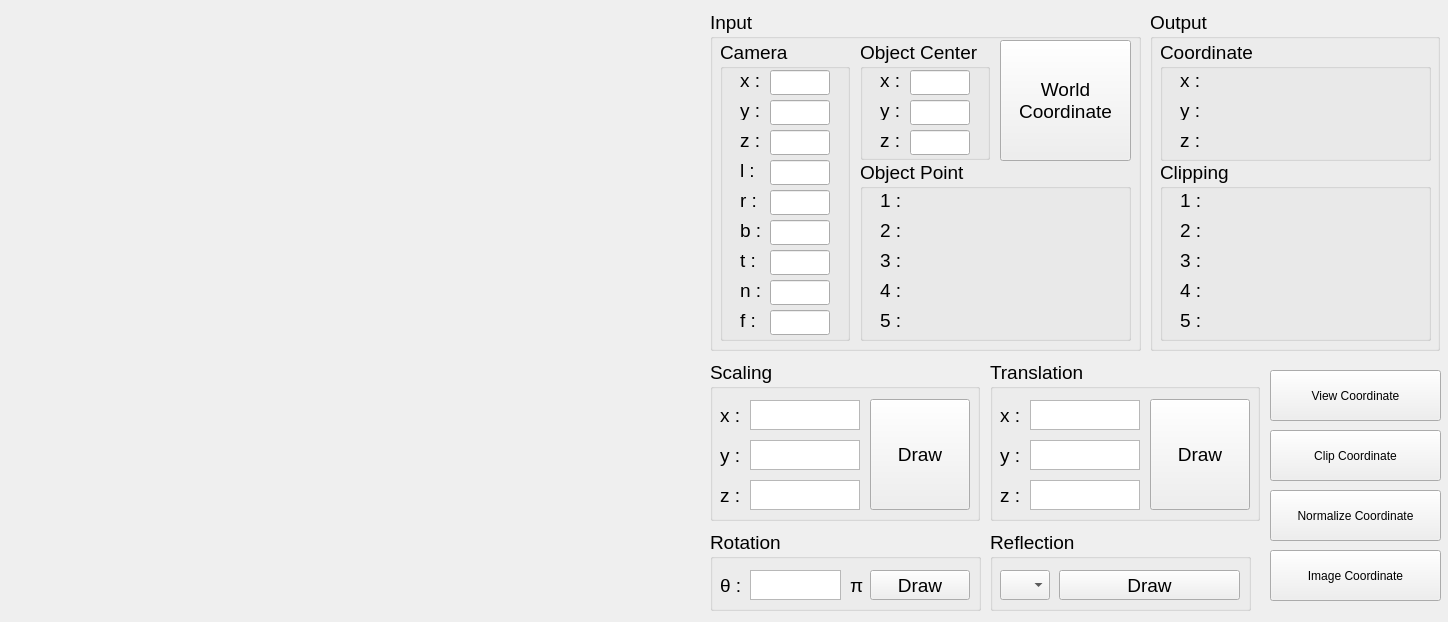
<?xml version="1.0" encoding="UTF-8"?>
<ui version="4.0">
 <class>MainWindow</class>
 <widget class="QMainWindow" name="MainWindow">
  <property name="geometry">
   <rect>
    <x>0</x>
    <y>0</y>
    <width>1448</width>
    <height>622</height>
   </rect>
  </property>
  <property name="windowTitle">
   <string>MainWindow</string>
  </property>
  <widget class="QWidget" name="centralwidget">
   <widget class="QLabel" name="draw_area">
    <property name="geometry">
     <rect>
      <x>50</x>
      <y>10</y>
      <width>640</width>
      <height>600</height>
     </rect>
    </property>
    <property name="text">
     <string/>
    </property>
    <property name="alignment">
     <set>Qt::AlignCenter</set>
    </property>
   </widget>
   <widget class="QGroupBox" name="Input">
    <property name="geometry">
     <rect>
      <x>710</x>
      <y>10</y>
      <width>431</width>
      <height>341</height>
     </rect>
    </property>
    <property name="font">
     <font>
      <pointsize>14</pointsize>
     </font>
    </property>
    <property name="title">
     <string>Input</string>
    </property>
    <widget class="QGroupBox" name="camera">
     <property name="geometry">
      <rect>
       <x>10</x>
       <y>30</y>
       <width>130</width>
       <height>301</height>
      </rect>
     </property>
     <property name="font">
      <font>
       <pointsize>14</pointsize>
      </font>
     </property>
     <property name="title">
      <string>Camera</string>
     </property>
     <widget class="QLabel" name="label">
      <property name="geometry">
       <rect>
        <x>20</x>
        <y>30</y>
        <width>20</width>
        <height>20</height>
       </rect>
      </property>
      <property name="text">
       <string>x : </string>
      </property>
     </widget>
     <widget class="QLabel" name="label_2">
      <property name="geometry">
       <rect>
        <x>20</x>
        <y>60</y>
        <width>20</width>
        <height>20</height>
       </rect>
      </property>
      <property name="text">
       <string>y : </string>
      </property>
     </widget>
     <widget class="QLabel" name="label_3">
      <property name="geometry">
       <rect>
        <x>20</x>
        <y>90</y>
        <width>20</width>
        <height>20</height>
       </rect>
      </property>
      <property name="text">
       <string>z : </string>
      </property>
     </widget>
     <widget class="QLineEdit" name="camera_x">
      <property name="geometry">
       <rect>
        <x>50</x>
        <y>30</y>
        <width>60</width>
        <height>25</height>
       </rect>
      </property>
     </widget>
     <widget class="QLineEdit" name="camera_y">
      <property name="geometry">
       <rect>
        <x>50</x>
        <y>60</y>
        <width>60</width>
        <height>25</height>
       </rect>
      </property>
     </widget>
     <widget class="QLineEdit" name="camera_z">
      <property name="geometry">
       <rect>
        <x>50</x>
        <y>90</y>
        <width>60</width>
        <height>25</height>
       </rect>
      </property>
     </widget>
     <widget class="QLabel" name="label_13">
      <property name="geometry">
       <rect>
        <x>20</x>
        <y>120</y>
        <width>20</width>
        <height>20</height>
       </rect>
      </property>
      <property name="text">
       <string>l : </string>
      </property>
     </widget>
     <widget class="QLineEdit" name="camera_l">
      <property name="geometry">
       <rect>
        <x>50</x>
        <y>120</y>
        <width>60</width>
        <height>25</height>
       </rect>
      </property>
     </widget>
     <widget class="QLabel" name="label_14">
      <property name="geometry">
       <rect>
        <x>20</x>
        <y>150</y>
        <width>20</width>
        <height>20</height>
       </rect>
      </property>
      <property name="text">
       <string>r : </string>
      </property>
     </widget>
     <widget class="QLineEdit" name="camera_r">
      <property name="geometry">
       <rect>
        <x>50</x>
        <y>150</y>
        <width>60</width>
        <height>25</height>
       </rect>
      </property>
     </widget>
     <widget class="QLabel" name="label_15">
      <property name="geometry">
       <rect>
        <x>20</x>
        <y>180</y>
        <width>20</width>
        <height>20</height>
       </rect>
      </property>
      <property name="text">
       <string>b : </string>
      </property>
     </widget>
     <widget class="QLineEdit" name="camera_b">
      <property name="geometry">
       <rect>
        <x>50</x>
        <y>180</y>
        <width>60</width>
        <height>25</height>
       </rect>
      </property>
     </widget>
     <widget class="QLabel" name="label_16">
      <property name="geometry">
       <rect>
        <x>20</x>
        <y>210</y>
        <width>20</width>
        <height>20</height>
       </rect>
      </property>
      <property name="text">
       <string>t : </string>
      </property>
     </widget>
     <widget class="QLineEdit" name="camera_t">
      <property name="geometry">
       <rect>
        <x>50</x>
        <y>210</y>
        <width>60</width>
        <height>25</height>
       </rect>
      </property>
     </widget>
     <widget class="QLineEdit" name="camera_n">
      <property name="geometry">
       <rect>
        <x>50</x>
        <y>240</y>
        <width>60</width>
        <height>25</height>
       </rect>
      </property>
     </widget>
     <widget class="QLabel" name="label_17">
      <property name="geometry">
       <rect>
        <x>20</x>
        <y>240</y>
        <width>20</width>
        <height>20</height>
       </rect>
      </property>
      <property name="text">
       <string>n : </string>
      </property>
     </widget>
     <widget class="QLabel" name="label_18">
      <property name="geometry">
       <rect>
        <x>20</x>
        <y>270</y>
        <width>20</width>
        <height>20</height>
       </rect>
      </property>
      <property name="text">
       <string>f : </string>
      </property>
     </widget>
     <widget class="QLineEdit" name="camera_f">
      <property name="geometry">
       <rect>
        <x>50</x>
        <y>270</y>
        <width>60</width>
        <height>25</height>
       </rect>
      </property>
     </widget>
    </widget>
    <widget class="QGroupBox" name="obj_center">
     <property name="geometry">
      <rect>
       <x>150</x>
       <y>30</y>
       <width>130</width>
       <height>120</height>
      </rect>
     </property>
     <property name="font">
      <font>
       <pointsize>14</pointsize>
      </font>
     </property>
     <property name="title">
      <string>Object Center</string>
     </property>
     <widget class="QLabel" name="label_10">
      <property name="geometry">
       <rect>
        <x>20</x>
        <y>30</y>
        <width>20</width>
        <height>20</height>
       </rect>
      </property>
      <property name="text">
       <string>x : </string>
      </property>
     </widget>
     <widget class="QLabel" name="label_11">
      <property name="geometry">
       <rect>
        <x>20</x>
        <y>60</y>
        <width>20</width>
        <height>20</height>
       </rect>
      </property>
      <property name="text">
       <string>y : </string>
      </property>
     </widget>
     <widget class="QLabel" name="label_12">
      <property name="geometry">
       <rect>
        <x>20</x>
        <y>90</y>
        <width>20</width>
        <height>20</height>
       </rect>
      </property>
      <property name="text">
       <string>z : </string>
      </property>
     </widget>
     <widget class="QLineEdit" name="obj_x">
      <property name="geometry">
       <rect>
        <x>50</x>
        <y>30</y>
        <width>60</width>
        <height>25</height>
       </rect>
      </property>
     </widget>
     <widget class="QLineEdit" name="obj_y">
      <property name="geometry">
       <rect>
        <x>50</x>
        <y>60</y>
        <width>60</width>
        <height>25</height>
       </rect>
      </property>
     </widget>
     <widget class="QLineEdit" name="obj_z">
      <property name="geometry">
       <rect>
        <x>50</x>
        <y>90</y>
        <width>60</width>
        <height>25</height>
       </rect>
      </property>
     </widget>
    </widget>
    <widget class="QGroupBox" name="obj_point">
     <property name="geometry">
      <rect>
       <x>150</x>
       <y>150</y>
       <width>271</width>
       <height>181</height>
      </rect>
     </property>
     <property name="font">
      <font>
       <pointsize>14</pointsize>
      </font>
     </property>
     <property name="title">
      <string>Object Point</string>
     </property>
     <widget class="QLabel" name="label_25">
      <property name="geometry">
       <rect>
        <x>20</x>
        <y>30</y>
        <width>20</width>
        <height>20</height>
       </rect>
      </property>
      <property name="text">
       <string>1 : </string>
      </property>
     </widget>
     <widget class="QLabel" name="label_26">
      <property name="geometry">
       <rect>
        <x>20</x>
        <y>60</y>
        <width>20</width>
        <height>20</height>
       </rect>
      </property>
      <property name="text">
       <string>2 : </string>
      </property>
     </widget>
     <widget class="QLabel" name="label_27">
      <property name="geometry">
       <rect>
        <x>20</x>
        <y>90</y>
        <width>20</width>
        <height>20</height>
       </rect>
      </property>
      <property name="text">
       <string>3 : </string>
      </property>
     </widget>
     <widget class="QLabel" name="label_31">
      <property name="geometry">
       <rect>
        <x>20</x>
        <y>120</y>
        <width>20</width>
        <height>20</height>
       </rect>
      </property>
      <property name="text">
       <string>4 : </string>
      </property>
     </widget>
     <widget class="QLabel" name="label_32">
      <property name="geometry">
       <rect>
        <x>20</x>
        <y>150</y>
        <width>20</width>
        <height>20</height>
       </rect>
      </property>
      <property name="text">
       <string>5 : </string>
      </property>
     </widget>
     <widget class="QLabel" name="obj_1">
      <property name="geometry">
       <rect>
        <x>50</x>
        <y>30</y>
        <width>210</width>
        <height>20</height>
       </rect>
      </property>
      <property name="text">
       <string/>
      </property>
     </widget>
     <widget class="QLabel" name="obj_2">
      <property name="geometry">
       <rect>
        <x>50</x>
        <y>60</y>
        <width>210</width>
        <height>20</height>
       </rect>
      </property>
      <property name="text">
       <string/>
      </property>
     </widget>
     <widget class="QLabel" name="obj_3">
      <property name="geometry">
       <rect>
        <x>50</x>
        <y>90</y>
        <width>210</width>
        <height>20</height>
       </rect>
      </property>
      <property name="text">
       <string/>
      </property>
     </widget>
     <widget class="QLabel" name="obj_4">
      <property name="geometry">
       <rect>
        <x>50</x>
        <y>120</y>
        <width>210</width>
        <height>20</height>
       </rect>
      </property>
      <property name="text">
       <string/>
      </property>
     </widget>
     <widget class="QLabel" name="obj_5">
      <property name="geometry">
       <rect>
        <x>50</x>
        <y>150</y>
        <width>210</width>
        <height>20</height>
       </rect>
      </property>
      <property name="text">
       <string/>
      </property>
     </widget>
    </widget>
    <widget class="QPushButton" name="btn_world">
     <property name="geometry">
      <rect>
       <x>290</x>
       <y>30</y>
       <width>131</width>
       <height>121</height>
      </rect>
     </property>
     <property name="inputMethodHints">
      <set>Qt::ImhNone</set>
     </property>
     <property name="text">
      <string>World
Coordinate</string>
     </property>
    </widget>
   </widget>
   <widget class="QGroupBox" name="Output">
    <property name="geometry">
     <rect>
      <x>1150</x>
      <y>10</y>
      <width>290</width>
      <height>341</height>
     </rect>
    </property>
    <property name="font">
     <font>
      <pointsize>14</pointsize>
     </font>
    </property>
    <property name="title">
     <string>Output</string>
    </property>
    <widget class="QGroupBox" name="Coordinate">
     <property name="geometry">
      <rect>
       <x>10</x>
       <y>30</y>
       <width>271</width>
       <height>121</height>
      </rect>
     </property>
     <property name="font">
      <font>
       <pointsize>14</pointsize>
      </font>
     </property>
     <property name="title">
      <string>Coordinate</string>
     </property>
     <widget class="QLabel" name="label_19">
      <property name="geometry">
       <rect>
        <x>20</x>
        <y>30</y>
        <width>20</width>
        <height>20</height>
       </rect>
      </property>
      <property name="text">
       <string>x : </string>
      </property>
     </widget>
     <widget class="QLabel" name="label_20">
      <property name="geometry">
       <rect>
        <x>20</x>
        <y>60</y>
        <width>20</width>
        <height>20</height>
       </rect>
      </property>
      <property name="text">
       <string>y : </string>
      </property>
     </widget>
     <widget class="QLabel" name="label_21">
      <property name="geometry">
       <rect>
        <x>20</x>
        <y>90</y>
        <width>20</width>
        <height>20</height>
       </rect>
      </property>
      <property name="text">
       <string>z : </string>
      </property>
     </widget>
     <widget class="QLabel" name="new_x">
      <property name="geometry">
       <rect>
        <x>50</x>
        <y>30</y>
        <width>211</width>
        <height>20</height>
       </rect>
      </property>
      <property name="text">
       <string/>
      </property>
     </widget>
     <widget class="QLabel" name="new_y">
      <property name="geometry">
       <rect>
        <x>50</x>
        <y>60</y>
        <width>211</width>
        <height>20</height>
       </rect>
      </property>
      <property name="text">
       <string/>
      </property>
     </widget>
     <widget class="QLabel" name="new_z">
      <property name="geometry">
       <rect>
        <x>50</x>
        <y>90</y>
        <width>211</width>
        <height>20</height>
       </rect>
      </property>
      <property name="text">
       <string/>
      </property>
     </widget>
    </widget>
    <widget class="QGroupBox" name="Clipping">
     <property name="geometry">
      <rect>
       <x>10</x>
       <y>150</y>
       <width>271</width>
       <height>181</height>
      </rect>
     </property>
     <property name="font">
      <font>
       <pointsize>14</pointsize>
      </font>
     </property>
     <property name="title">
      <string>Clipping</string>
     </property>
     <widget class="QLabel" name="label_33">
      <property name="geometry">
       <rect>
        <x>20</x>
        <y>30</y>
        <width>20</width>
        <height>20</height>
       </rect>
      </property>
      <property name="text">
       <string>1 : </string>
      </property>
     </widget>
     <widget class="QLabel" name="label_34">
      <property name="geometry">
       <rect>
        <x>20</x>
        <y>60</y>
        <width>20</width>
        <height>20</height>
       </rect>
      </property>
      <property name="text">
       <string>2 : </string>
      </property>
     </widget>
     <widget class="QLabel" name="label_35">
      <property name="geometry">
       <rect>
        <x>20</x>
        <y>90</y>
        <width>20</width>
        <height>20</height>
       </rect>
      </property>
      <property name="text">
       <string>3 : </string>
      </property>
     </widget>
     <widget class="QLabel" name="label_36">
      <property name="geometry">
       <rect>
        <x>20</x>
        <y>120</y>
        <width>20</width>
        <height>20</height>
       </rect>
      </property>
      <property name="text">
       <string>4 : </string>
      </property>
     </widget>
     <widget class="QLabel" name="label_37">
      <property name="geometry">
       <rect>
        <x>20</x>
        <y>150</y>
        <width>20</width>
        <height>20</height>
       </rect>
      </property>
      <property name="text">
       <string>5 : </string>
      </property>
     </widget>
     <widget class="QLabel" name="Nobj_1">
      <property name="geometry">
       <rect>
        <x>50</x>
        <y>30</y>
        <width>211</width>
        <height>20</height>
       </rect>
      </property>
      <property name="text">
       <string/>
      </property>
     </widget>
     <widget class="QLabel" name="Nobj_2">
      <property name="geometry">
       <rect>
        <x>50</x>
        <y>60</y>
        <width>211</width>
        <height>20</height>
       </rect>
      </property>
      <property name="text">
       <string/>
      </property>
     </widget>
     <widget class="QLabel" name="Nobj_3">
      <property name="geometry">
       <rect>
        <x>50</x>
        <y>90</y>
        <width>211</width>
        <height>20</height>
       </rect>
      </property>
      <property name="text">
       <string/>
      </property>
     </widget>
     <widget class="QLabel" name="Nobj_4">
      <property name="geometry">
       <rect>
        <x>50</x>
        <y>120</y>
        <width>211</width>
        <height>20</height>
       </rect>
      </property>
      <property name="text">
       <string/>
      </property>
     </widget>
     <widget class="QLabel" name="Nobj_5">
      <property name="geometry">
       <rect>
        <x>50</x>
        <y>150</y>
        <width>211</width>
        <height>20</height>
       </rect>
      </property>
      <property name="text">
       <string/>
      </property>
     </widget>
    </widget>
   </widget>
   <widget class="QGroupBox" name="scaling">
    <property name="geometry">
     <rect>
      <x>710</x>
      <y>360</y>
      <width>270</width>
      <height>161</height>
     </rect>
    </property>
    <property name="font">
     <font>
      <pointsize>14</pointsize>
     </font>
    </property>
    <property name="title">
     <string>Scaling</string>
    </property>
    <widget class="QLabel" name="label_4">
     <property name="geometry">
      <rect>
       <x>10</x>
       <y>40</y>
       <width>65</width>
       <height>30</height>
      </rect>
     </property>
     <property name="text">
      <string>x : </string>
     </property>
    </widget>
    <widget class="QLabel" name="label_5">
     <property name="geometry">
      <rect>
       <x>10</x>
       <y>80</y>
       <width>65</width>
       <height>30</height>
      </rect>
     </property>
     <property name="text">
      <string>y : </string>
     </property>
    </widget>
    <widget class="QTextEdit" name="sc_x">
     <property name="geometry">
      <rect>
       <x>40</x>
       <y>40</y>
       <width>110</width>
       <height>30</height>
      </rect>
     </property>
     <property name="verticalScrollBarPolicy">
      <enum>Qt::ScrollBarAlwaysOff</enum>
     </property>
     <property name="horizontalScrollBarPolicy">
      <enum>Qt::ScrollBarAlwaysOff</enum>
     </property>
    </widget>
    <widget class="QTextEdit" name="sc_y">
     <property name="geometry">
      <rect>
       <x>40</x>
       <y>80</y>
       <width>110</width>
       <height>30</height>
      </rect>
     </property>
     <property name="verticalScrollBarPolicy">
      <enum>Qt::ScrollBarAlwaysOff</enum>
     </property>
     <property name="horizontalScrollBarPolicy">
      <enum>Qt::ScrollBarAlwaysOff</enum>
     </property>
    </widget>
    <widget class="QPushButton" name="sc_btn">
     <property name="geometry">
      <rect>
       <x>160</x>
       <y>39</y>
       <width>100</width>
       <height>111</height>
      </rect>
     </property>
     <property name="text">
      <string>Draw</string>
     </property>
    </widget>
    <widget class="QTextEdit" name="sc_z">
     <property name="geometry">
      <rect>
       <x>40</x>
       <y>120</y>
       <width>110</width>
       <height>30</height>
      </rect>
     </property>
     <property name="verticalScrollBarPolicy">
      <enum>Qt::ScrollBarAlwaysOff</enum>
     </property>
     <property name="horizontalScrollBarPolicy">
      <enum>Qt::ScrollBarAlwaysOff</enum>
     </property>
    </widget>
    <widget class="QLabel" name="label_22">
     <property name="geometry">
      <rect>
       <x>10</x>
       <y>120</y>
       <width>65</width>
       <height>30</height>
      </rect>
     </property>
     <property name="text">
      <string>z : </string>
     </property>
    </widget>
   </widget>
   <widget class="QGroupBox" name="rotation">
    <property name="geometry">
     <rect>
      <x>710</x>
      <y>530</y>
      <width>271</width>
      <height>81</height>
     </rect>
    </property>
    <property name="font">
     <font>
      <pointsize>14</pointsize>
     </font>
    </property>
    <property name="title">
     <string>Rotation</string>
    </property>
    <widget class="QLabel" name="label_6">
     <property name="geometry">
      <rect>
       <x>10</x>
       <y>40</y>
       <width>65</width>
       <height>30</height>
      </rect>
     </property>
     <property name="text">
      <string>θ : </string>
     </property>
    </widget>
    <widget class="QTextEdit" name="ro">
     <property name="geometry">
      <rect>
       <x>40</x>
       <y>40</y>
       <width>91</width>
       <height>30</height>
      </rect>
     </property>
     <property name="verticalScrollBarPolicy">
      <enum>Qt::ScrollBarAlwaysOff</enum>
     </property>
     <property name="horizontalScrollBarPolicy">
      <enum>Qt::ScrollBarAlwaysOff</enum>
     </property>
    </widget>
    <widget class="QPushButton" name="ro_btn">
     <property name="geometry">
      <rect>
       <x>160</x>
       <y>40</y>
       <width>100</width>
       <height>30</height>
      </rect>
     </property>
     <property name="text">
      <string>Draw</string>
     </property>
    </widget>
    <widget class="QLabel" name="label_7">
     <property name="geometry">
      <rect>
       <x>140</x>
       <y>40</y>
       <width>30</width>
       <height>30</height>
      </rect>
     </property>
     <property name="text">
      <string>π</string>
     </property>
    </widget>
   </widget>
   <widget class="QGroupBox" name="reflection">
    <property name="geometry">
     <rect>
      <x>990</x>
      <y>530</y>
      <width>261</width>
      <height>81</height>
     </rect>
    </property>
    <property name="font">
     <font>
      <pointsize>14</pointsize>
     </font>
    </property>
    <property name="title">
     <string>Reflection</string>
    </property>
    <widget class="QPushButton" name="re_btn">
     <property name="geometry">
      <rect>
       <x>69</x>
       <y>40</y>
       <width>181</width>
       <height>30</height>
      </rect>
     </property>
     <property name="text">
      <string>Draw</string>
     </property>
    </widget>
    <widget class="QComboBox" name="re_c">
     <property name="geometry">
      <rect>
       <x>10</x>
       <y>40</y>
       <width>50</width>
       <height>30</height>
      </rect>
     </property>
     <property name="currentIndex">
      <number>-1</number>
     </property>
     <property name="maxVisibleItems">
      <number>3</number>
     </property>
     <property name="maxCount">
      <number>3</number>
     </property>
    </widget>
   </widget>
   <widget class="QGroupBox" name="translation">
    <property name="geometry">
     <rect>
      <x>990</x>
      <y>360</y>
      <width>270</width>
      <height>161</height>
     </rect>
    </property>
    <property name="font">
     <font>
      <pointsize>14</pointsize>
     </font>
    </property>
    <property name="title">
     <string>Translation</string>
    </property>
    <widget class="QLabel" name="label_8">
     <property name="geometry">
      <rect>
       <x>10</x>
       <y>40</y>
       <width>65</width>
       <height>30</height>
      </rect>
     </property>
     <property name="text">
      <string>x : </string>
     </property>
    </widget>
    <widget class="QLabel" name="label_9">
     <property name="geometry">
      <rect>
       <x>10</x>
       <y>80</y>
       <width>65</width>
       <height>30</height>
      </rect>
     </property>
     <property name="text">
      <string>y : </string>
     </property>
    </widget>
    <widget class="QTextEdit" name="tr_x">
     <property name="geometry">
      <rect>
       <x>40</x>
       <y>40</y>
       <width>110</width>
       <height>30</height>
      </rect>
     </property>
     <property name="verticalScrollBarPolicy">
      <enum>Qt::ScrollBarAlwaysOff</enum>
     </property>
     <property name="horizontalScrollBarPolicy">
      <enum>Qt::ScrollBarAlwaysOff</enum>
     </property>
    </widget>
    <widget class="QTextEdit" name="tr_y">
     <property name="geometry">
      <rect>
       <x>40</x>
       <y>80</y>
       <width>110</width>
       <height>30</height>
      </rect>
     </property>
     <property name="verticalScrollBarPolicy">
      <enum>Qt::ScrollBarAlwaysOff</enum>
     </property>
     <property name="horizontalScrollBarPolicy">
      <enum>Qt::ScrollBarAlwaysOff</enum>
     </property>
    </widget>
    <widget class="QPushButton" name="tr_btn">
     <property name="geometry">
      <rect>
       <x>160</x>
       <y>39</y>
       <width>100</width>
       <height>111</height>
      </rect>
     </property>
     <property name="text">
      <string>Draw</string>
     </property>
    </widget>
    <widget class="QLabel" name="label_23">
     <property name="geometry">
      <rect>
       <x>10</x>
       <y>120</y>
       <width>65</width>
       <height>30</height>
      </rect>
     </property>
     <property name="text">
      <string>z : </string>
     </property>
    </widget>
    <widget class="QTextEdit" name="tr_z">
     <property name="geometry">
      <rect>
       <x>40</x>
       <y>120</y>
       <width>110</width>
       <height>30</height>
      </rect>
     </property>
     <property name="verticalScrollBarPolicy">
      <enum>Qt::ScrollBarAlwaysOff</enum>
     </property>
     <property name="horizontalScrollBarPolicy">
      <enum>Qt::ScrollBarAlwaysOff</enum>
     </property>
    </widget>
   </widget>
   <widget class="QPushButton" name="btn_view">
    <property name="geometry">
     <rect>
      <x>1270</x>
      <y>370</y>
      <width>171</width>
      <height>51</height>
     </rect>
    </property>
    <property name="inputMethodHints">
     <set>Qt::ImhNone</set>
    </property>
    <property name="text">
     <string>View Coordinate</string>
    </property>
   </widget>
   <widget class="QPushButton" name="btn_clip">
    <property name="geometry">
     <rect>
      <x>1270</x>
      <y>430</y>
      <width>171</width>
      <height>51</height>
     </rect>
    </property>
    <property name="inputMethodHints">
     <set>Qt::ImhNone</set>
    </property>
    <property name="text">
     <string>Clip Coordinate</string>
    </property>
   </widget>
   <widget class="QPushButton" name="btn_normal">
    <property name="geometry">
     <rect>
      <x>1270</x>
      <y>490</y>
      <width>171</width>
      <height>51</height>
     </rect>
    </property>
    <property name="inputMethodHints">
     <set>Qt::ImhNone</set>
    </property>
    <property name="text">
     <string>Normalize Coordinate</string>
    </property>
   </widget>
   <widget class="QPushButton" name="btn_image">
    <property name="geometry">
     <rect>
      <x>1270</x>
      <y>550</y>
      <width>171</width>
      <height>51</height>
     </rect>
    </property>
    <property name="inputMethodHints">
     <set>Qt::ImhNone</set>
    </property>
    <property name="text">
     <string>Image Coordinate</string>
    </property>
   </widget>
  </widget>
 </widget>
 <resources/>
 <connections/>
</ui>
